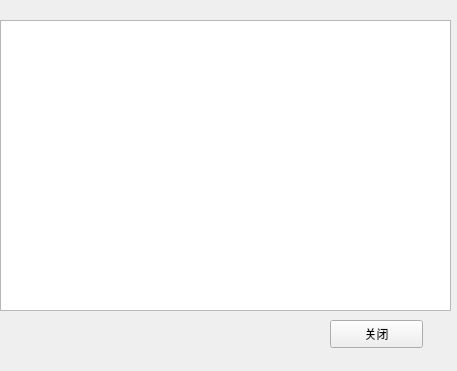
<?xml version="1.0" encoding="UTF-8"?>
<ui version="4.0">
 <class>history_record</class>
 <widget class="QWidget" name="history_record">
  <property name="geometry">
   <rect>
    <x>0</x>
    <y>0</y>
    <width>457</width>
    <height>371</height>
   </rect>
  </property>
  <property name="windowTitle">
   <string>Form</string>
  </property>
  <widget class="QTextBrowser" name="textBrowser">
   <property name="geometry">
    <rect>
     <x>0</x>
     <y>20</y>
     <width>451</width>
     <height>291</height>
    </rect>
   </property>
  </widget>
  <widget class="QPushButton" name="pushButton">
   <property name="geometry">
    <rect>
     <x>330</x>
     <y>320</y>
     <width>93</width>
     <height>28</height>
    </rect>
   </property>
   <property name="text">
    <string>关闭</string>
   </property>
  </widget>
 </widget>
 <resources/>
 <connections/>
</ui>
